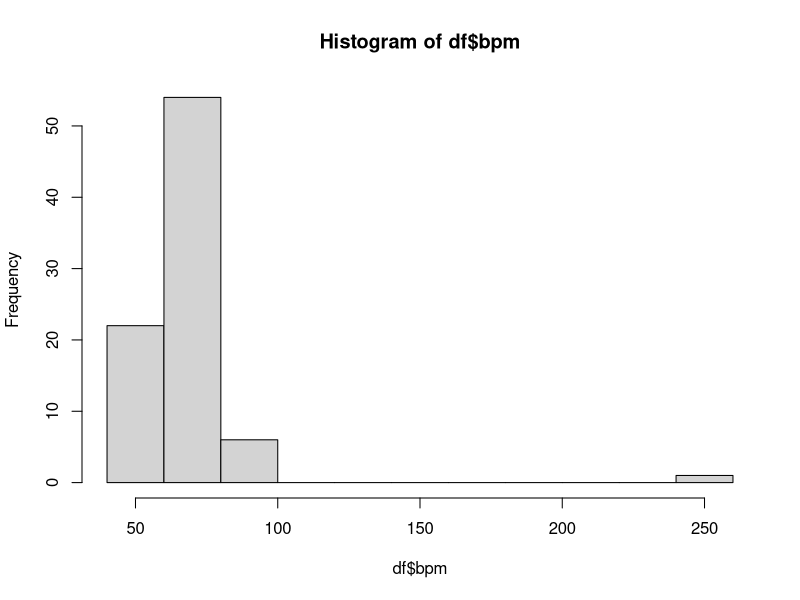
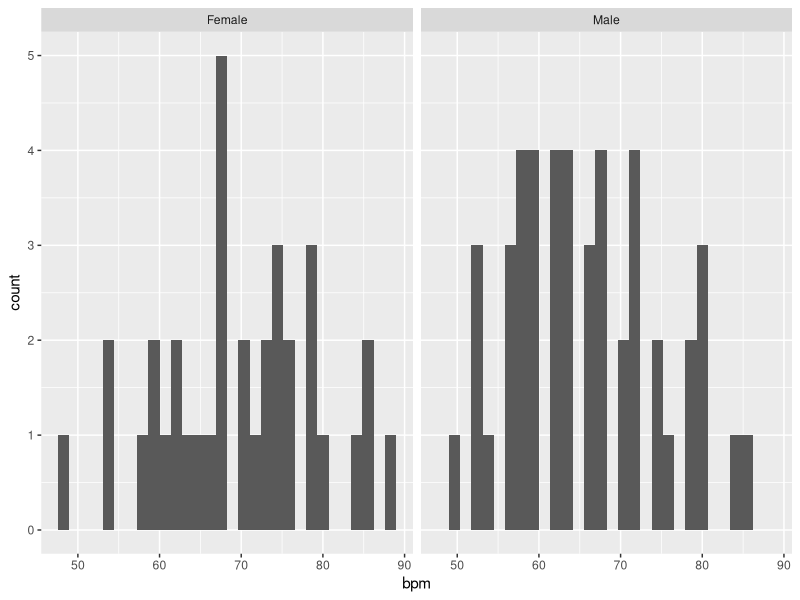

Write R code to recreate these figures, in order.
## ---- chunk 1
library(ggplot2)
library(data.table)
## ---- chunk 2
#read in the data
surveydata = read.csv("./data/stat139survey.csv")

# select for relevant columns
df <- surveydata[, 3:7]

# rename variables
colnames(df) <- c("bpm", "exercise", "coffee", "gender", "class")

# change to datatable
df <- as.data.table(df)

# provide a visual and calculate summary statistics 
hist(df$bpm)

# faceted histogram by gender
ggplot(df[df$bpm < 200, ], aes(bpm)) + 
  geom_histogram() + 
  facet_wrap(~gender)

# calculate mean
mean(df$bpm)
## ---- chunk 3
# look at structure
str(df)

# look at values of exercise var
table(df$exercise)

# wrangle inappropriate values
df[exercise == "4-6", exercise := "5"]
df <- df[exercise != "-2"]

# looks good!
table(df$exercise)

# recode to numeric
df[, exercise := as.numeric(exercise)]
## ---- chunk 4
mean(df$gender == "Male")
## ---- chunk 5
prop <- 0.495
# z_star <- 
